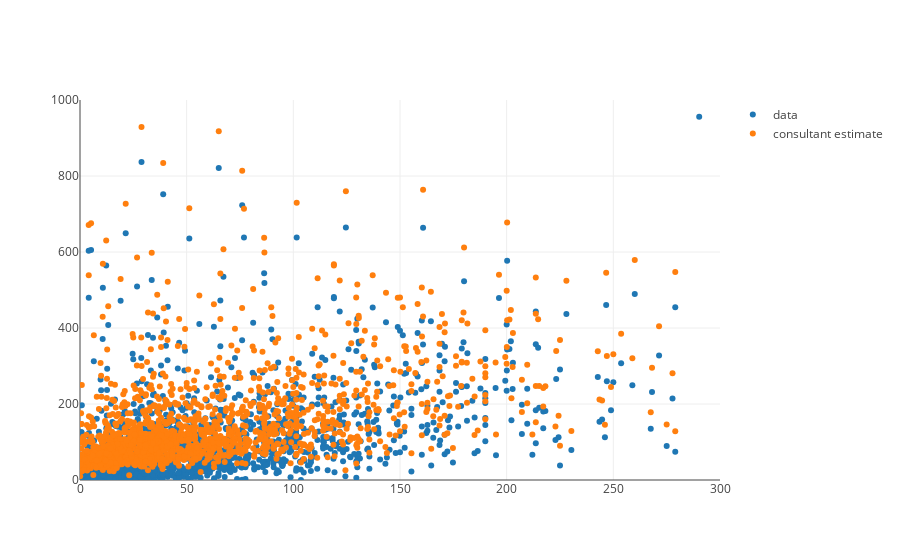

The notebook cell saved with this chart:
### Markdown cell above
Let's plot these estimated budgets side by side of the actual revenues and budgets.

### Code cell
from plotly.offline import iplot, init_notebook_mode
init_notebook_mode(connected=True)

from graph import trace_values, m_b_trace, plot

budgets = list(map(lambda movie: movie['budget_2013$'], scaled_movies))
domestic_revenues = list(map(lambda movie: movie['domgross_2013$'], scaled_movies))
titles = list(map(lambda movie: movie['title'], scaled_movies))

consultant_estimated_revenues = list(map(lambda movie: revenue_with_year(movie['domgross_2013$'], movie['year']),scaled_movies))
movies_trace = trace_values(budgets, consultant_estimated_revenues, mode='markers', name = 'consultant estimate')
plot([revenues_per_budgets, movies_trace], revenues_layout)

### Figure 1 — Plotly figure (JSON) as saved in the notebook; plotly's stock layout.template omitted (floating-point values rounded to 4 significant figures; data arrays with more than 128 entries replaced by an {"elided": "..."} marker saying what was removed)
{"data": [{"mode": "markers", "name": "data", "text": {"elided": "1776 str values"}, "x": {"elided": "1776 float values"}, "y": {"elided": "1776 float values"}}, {"mode": "markers", "name": "consultant estimate", "text": [], "x": {"elided": "1776 float values"}, "y": {"elided": "1776 float values"}}], "layout": {"xaxis": {"range": [0, 300]}, "yaxis": {"range": [0, 1000]}}}
